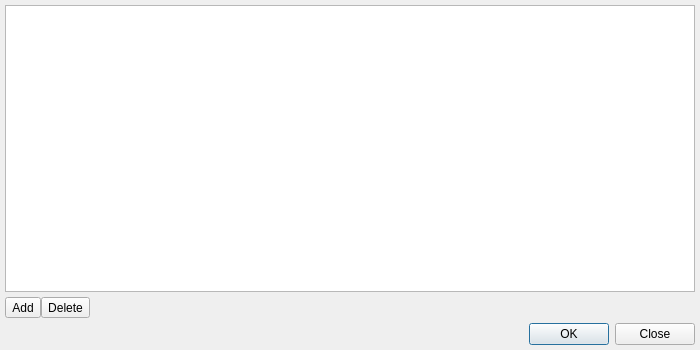
<?xml version="1.0" encoding="UTF-8"?>
<ui version="4.0">
 <class>PPAnnotationsDialog</class>
 <widget class="QDialog" name="PPAnnotationsDialog">
  <property name="geometry">
   <rect>
    <x>0</x>
    <y>0</y>
    <width>700</width>
    <height>350</height>
   </rect>
  </property>
  <property name="windowTitle">
   <string notr="true">XRefs for </string>
  </property>
  <layout class="QVBoxLayout" name="verticalLayout_2">
   <property name="spacing">
    <number>5</number>
   </property>
   <property name="leftMargin">
    <number>5</number>
   </property>
   <property name="topMargin">
    <number>5</number>
   </property>
   <property name="rightMargin">
    <number>5</number>
   </property>
   <property name="bottomMargin">
    <number>5</number>
   </property>
   <item>
    <widget class="QSplitter" name="splitter">
     <property name="orientation">
      <enum>Qt::Horizontal</enum>
     </property>
     <property name="handleWidth">
      <number>5</number>
     </property>
     <widget class="QWidget" name="verticalLayoutWidget">
      <layout class="QVBoxLayout" name="xrefLayout">
       <property name="spacing">
        <number>5</number>
       </property>
       <item>
        <layout class="QHBoxLayout" name="horizontalLayout"/>
       </item>
       <item>
        <widget class="QTreeView" name="dataTreeView"/>
       </item>
       <item>
        <layout class="QHBoxLayout" name="horizontalLayout_3" stretch="0,0,0">
         <property name="spacing">
          <number>0</number>
         </property>
         <item>
          <widget class="QToolButton" name="addButton">
           <property name="text">
            <string>Add</string>
           </property>
           <property name="icon">
            <iconset resource="../resources.qrc">
             <normaloff>:/img/icons/plus.svg</normaloff>:/img/icons/plus.svg</iconset>
           </property>
           <property name="toolButtonStyle">
            <enum>Qt::ToolButtonTextBesideIcon</enum>
           </property>
           <property name="autoRaise">
            <bool>false</bool>
           </property>
           <property name="arrowType">
            <enum>Qt::NoArrow</enum>
           </property>
          </widget>
         </item>
         <item>
          <widget class="QToolButton" name="deleteButton">
           <property name="text">
            <string>Delete</string>
           </property>
           <property name="toolButtonStyle">
            <enum>Qt::ToolButtonTextOnly</enum>
           </property>
          </widget>
         </item>
         <item>
          <spacer name="horizontalSpacer">
           <property name="orientation">
            <enum>Qt::Horizontal</enum>
           </property>
           <property name="sizeHint" stdset="0">
            <size>
             <width>40</width>
             <height>20</height>
            </size>
           </property>
          </spacer>
         </item>
        </layout>
       </item>
      </layout>
     </widget>
    </widget>
   </item>
   <item>
    <widget class="QDialogButtonBox" name="buttonBox">
     <property name="orientation">
      <enum>Qt::Horizontal</enum>
     </property>
     <property name="standardButtons">
      <set>QDialogButtonBox::Close|QDialogButtonBox::Ok</set>
     </property>
    </widget>
   </item>
  </layout>
 </widget>
 <resources>
  <include location="../resources.qrc"/>
 </resources>
 <connections>
  <connection>
   <sender>buttonBox</sender>
   <signal>accepted()</signal>
   <receiver>PPAnnotationsDialog</receiver>
   <slot>accept()</slot>
   <hints>
    <hint type="sourcelabel">
     <x>248</x>
     <y>254</y>
    </hint>
    <hint type="destinationlabel">
     <x>157</x>
     <y>274</y>
    </hint>
   </hints>
  </connection>
  <connection>
   <sender>buttonBox</sender>
   <signal>rejected()</signal>
   <receiver>PPAnnotationsDialog</receiver>
   <slot>reject()</slot>
   <hints>
    <hint type="sourcelabel">
     <x>316</x>
     <y>260</y>
    </hint>
    <hint type="destinationlabel">
     <x>286</x>
     <y>274</y>
    </hint>
   </hints>
  </connection>
 </connections>
</ui>
